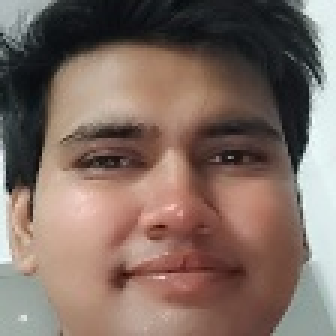
#> input picture backend/facevault_dataset/Aditya/Aditya_001.jpg, 112 x 112 px (shown 3 times larger)
$ python -i anonymizer_engine.py   (imports and definitions only)
#> lines starting #> are read from the running program, lines starting #| are printed output that depends on the picture
#> further down, picture is the input picture: shape (112, 112, 3); mean B, G, R 99.4, 108.5, 127.8
"""
FaceVault Anonymizer Engine - Privacy Shield for face anonymization.
"""

import cv2
import numpy as np
import base64


class AnonymizerEngine:
    """Face anonymization engine for privacy protection."""

    def __init__(self):
        self.face_cascade = None
        try:
            if hasattr(cv2, 'CascadeClassifier') and hasattr(cv2, 'data') and hasattr(cv2.data, 'haarcascades'):
                cascade_path = cv2.data.haarcascades + 'haarcascade_frontalface_default.xml'
                self.face_cascade = cv2.CascadeClassifier(cascade_path)
        except Exception as e:
            print(f"[Anonymizer] CascadeClassifier init notice: {e}")
        print("[Anonymizer] Engine initialized")

    def anonymize_image(self, image, mode="blur", blur_strength=51, color=(0,0,0)):
#> called with mode = 'blur', blur_strength = 51, color = (0, 0, 0)
        result = image.copy()
        faces = []
        if self.face_cascade is not None and not self.face_cascade.empty():
            gray = cv2.cvtColor(image, cv2.COLOR_BGR2GRAY)
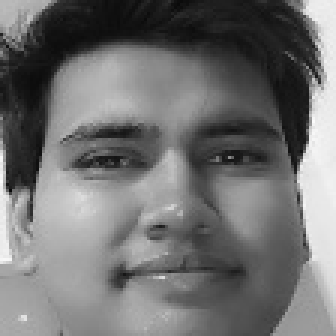
#> gray: shape (112, 112) (shown 3 times larger); min 9, max 251, mean 113.2
            faces = self.face_cascade.detectMultiScale(gray, 1.1, 5, minSize=(30, 30))
#> faces = [[12, 15, 89, 89]]
        if blur_strength % 2 == 0:
            blur_strength += 1

        for (x, y, w, h) in faces:
            pad = int(max(w, h) * 0.15)
            x1, y1 = max(0, x - pad), max(0, y - pad)
            x2 = min(image.shape[1], x + w + pad)
            y2 = min(image.shape[0], y + h + pad)
            roi = result[y1:y2, x1:x2]

            if mode == "blur":
                result[y1:y2, x1:x2] = cv2.GaussianBlur(roi, (blur_strength, blur_strength), 30)
            elif mode == "pixelate":
                small = cv2.resize(roi, (8, 8), interpolation=cv2.INTER_LINEAR)
                result[y1:y2, x1:x2] = cv2.resize(small, (x2-x1, y2-y1), interpolation=cv2.INTER_NEAREST)
            elif mode == "solid":
                cv2.rectangle(result, (x1, y1), (x2, y2), color, -1)
#> this loop made 1 pass
#> (x, y, w, h, pad, x1, y1, x2) on pass 1: (12, 15, 89, 89, 13, 0, 2, 112)
#> pass 1, in anonymize_image, `roi = result[y1:y2, x1:x2]`:
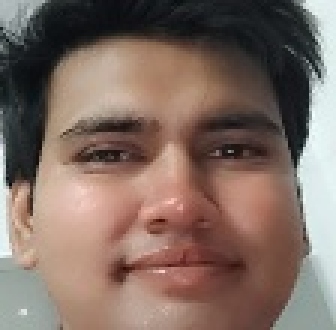
#> roi: shape (110, 112, 3) (shown 3 times larger); mean B, G, R 99.8, 109.1, 128.9
#> after the loop:
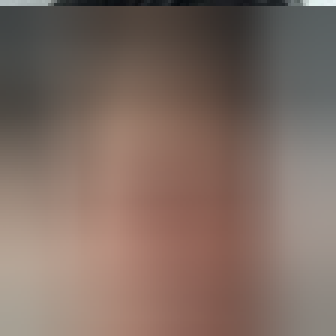
#> result: shape (112, 112, 3) (shown 3 times larger); mean B, G, R 98.6, 107.8, 127.4

        return result, len(faces)

    def anonymize_to_base64(self, image, mode="blur", blur_strength=51):
        anon, count = self.anonymize_image(image, mode, blur_strength)
        _, buf = cv2.imencode('.jpg', anon, [cv2.IMWRITE_JPEG_QUALITY, 90])
        return {"image_base64": base64.b64encode(buf).decode(), "faces_anonymized": count, "mode": mode}

>>> import cv2
>>> picture = cv2.imread('facevault_dataset/Aditya/Aditya_001.jpg')
>>> result = AnonymizerEngine().anonymize_image(picture)
